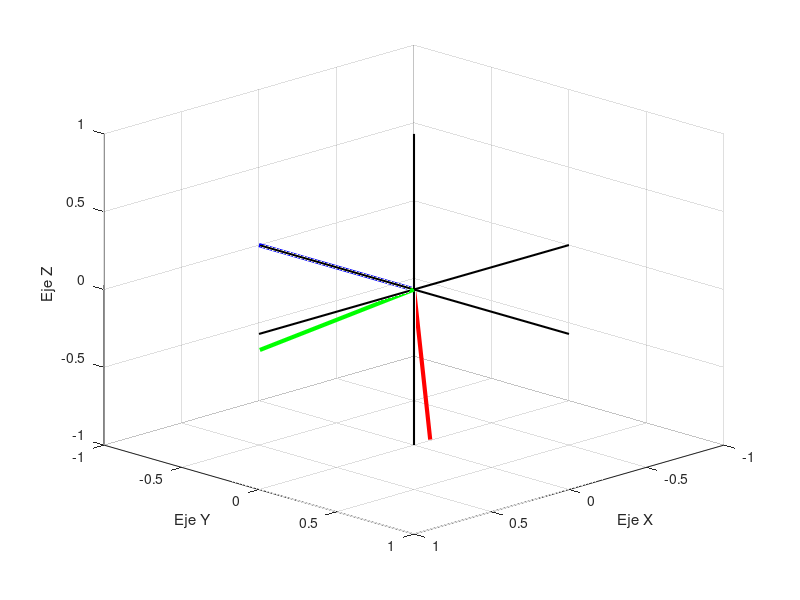

Recreate this plot in MATLAB.
clc %limpiar ventana de comandos
clear all %limpiar todas las variables
close % cierra cualquier figura abierta
view (135,22);%%%(130,30)
axis ([-1 1 -1 1 -1 1]);% Se determina las dimenciones (escala) de los límites de los ejes.
xlabel('Eje X')
ylabel('Eje Y')
zlabel('Eje Z')
grid on
% Trazar una línea desde el punto "a" hasta el punto "b"
    %a=[x1,y1,z1]-->inicio
    %b=[x2,y2,z2]-->fin
x=[1,0,0]';
y=[0,1,0]';
z=[0,0,1]';
line([-x(1) x(1)],[-x(2) x(2)],[-x(3) x(3)],'color','y','linewidth',1.5);%línea del eje X
line([-y(1) y(1)],[-y(2) y(2)],[-y(3) y(3)],'color','c','linewidth',1.5);
line([-z(1) z(1)],[-z(2) z(2)],[-z(3) z(3)],'color','#7E2F8E','linewidth',1.5);
%line([0 0],[-15 15],[0 0],'color','k','linewidth',1.5);%línea del eje Y
%line([0 0],[0 0],[-15 15],'color','k','linewidth',1.5);%línea del eje Z
%pause (0.5) % pausa el programa 1/2 segundo
pause % pausa el programa de manera indefinida hasta presionar una tecla

%%%%%%%%%%%%%%%%%%%%%%%%%%%%%%%%%%%%%%%%%%%%%%%%%%%%%%%%%%%%%%%%%%
%%% giro en z=23.5
j=24;
h=0.5;
%%%Rotación con respecto al eje Z %%%Rot_Z_teta=[cos(Teta) -sin(Teta) 0;sin(Teta) cos(Teta) 0;0 0 1];
for i=0:h:j%%%% Ángulo TETA
    xU=cosd(i); 
    yU=sind(i);
    zU=0;
    xV=-sind(i);
    yV=cosd(i);
    zV=0;
    xW=0;
    yW=0;
    zW=1;
    RotZ=[xU xV xW;yU yV yW;zU zV zW];
    %RotZ=[xU xV xW...
    %      yU yV yW...
    %      zU zV zW...]
    %Rot_Z_teta=[cosd(i) -sind(i) 0;sind(i) cosd(i) 0;0 0 1];
    view (135,22);
    axis ([-1 1 -1 1 -1 1]);
    xlabel('Eje X')
    ylabel('Eje Y')
    zlabel('Eje Z')
    grid on
    %%%%%%%%%%%%%%%%%%%%%%%%%%Líneas de ejes coordenados fijos.
    % Trazar una línea desde el punto "a" hasta el punto "b"
    %a=[x1,y1,z1]-->inicio
    %b=[x2,y2,z2]-->fin
    line([-1 1],[0 0],[0 0],'color','k','linewidth',1.5);%línea del eje X
    line([0 0],[-1 1],[0 0],'color','k','linewidth',1.5);%línea del eje Y
    line([0 0],[0 0],[-1 1],'color','k','linewidth',1.5);%línea del eje Z
    %%%%%%%%%%%%%%%%%%%%%%%%%Líneas del sistema de referencia móvil.
    line([0 xU],[0 yU],[0 zU],'color','r','linewidth',3);%Línea del eje móvil U
    %line([0 RotZ(1,1)],[0 RotZ(2,1)],[0 RotZ(3,1)],'color','r','linewidth',3);
    line([0 xV],[0 yV],[0 zV],'color','g','linewidth',3);%Línea del eje móvil V
    line([0 xW],[0 yW],[0 zW],'color','b','linewidth',3);%Línea del eje móvil W
    %%%%%%%%%%%%%%%%%%%%%%%%%%
    pause(0.001)
    if i>j%%% Ángulo TETA %%%%if i<90
        %line([0 xU],[0 yU],[0 zU],'color','w','linewidth',3);
        %line([0 xV],[0 yV],[0 zV],'color','w','linewidth',3);
        %line([0 xW],[0 yW],[0 zW],'color','w','linewidth',3);
        clf%%clf
    end
end
pause(0.5);%%%(0.5)



%%%giro en x=60
L=90;
k=5;
for i=0:k:L%%%Ángulo Alfa
    xU=1;
    yU=0;
    zU=0;
    xV=0;
    yV=cosd(i);
    zV=sind(i);
    xW=0;
    yW=-sind(i);
    zW=cosd(i);
    RotX=[xU xV xW;yU yV yW;zU zV zW];
    RR=RotX*RotZ;
    view (135,22);
    axis ([-1 1 -1 1 -1 1]);
    xlabel('Eje X')
    ylabel('Eje Y')
    zlabel('Eje Z')
    grid on
    %%%%%%%%%%%%%%%%%%%%%%%%%%Líneas de ejes coordenados fijos.
    line([-1 1],[0 0],[0 0],'color','k','linewidth',1.5);
    line([0 0],[-1 1],[0 0],'color','k','linewidth',1.5);
    line([0 0],[0 0],[-1 1],'color','k','linewidth',1.5);
    %%%%%%%%%%%%%%%%%%%%%%%%%Líneas del sistema de referencia móvil.
    line([0 RR(1,1)],[0 RR(2,1)],[0 RR(3,1)],'color','r','linewidth',3);
    line([0 RR(1,2)],[0 RR(2,2)],[0 RR(3,2)],'color','g','linewidth',3);
    line([0 RR(1,3)],[0 RR(2,3)],[0 RR(3,3)],'color','b','linewidth',3);
    %%%%%%%%%%%%%%%%%%%%%%%%%%
    pause (0.001);
    if i<L%%%Águlo Alfa if i<90%%%Águlo Alfa
        %line([0 RR(1,1)],[0 RR(2,1)],[0 RR(3,1)],'color','w','linewidth',3);
        %line([0 RR(1,2)],[0 RR(2,2)],[0 RR(3,2)],'color','g','linewidth',3);
        %line([0 RR(1,3)],[0 RR(2,3)],[0 RR(3,3)],'color','b','linewidth',3);
        clf
    end
end    
pause (0.5);


%%%%%%%%%
%%% Para Giros negativos for i=0:(-1):(-90)
%%%%%    if i>(-90)



%%%giro en y=77.8
%%%Rotación con respecto al eje Y %%%Rot_Y_fi=[cos(Fi) 0 sin(Fi);0 1 0;-sin(Fi) 0 cos(Fi)]
M=77.8;
n=1;
for i=0:n:M%%%Ángulo Fi
    xU=cosd(i);
    yU=0;
    zU=-sind(i);
    xV=0;
    yV=1;
    zV=0;
    xW=sind(i);
    yW=0;
    zW=cosd(i);
    RotY=[xU xV xW;yU yV yW;zU zV zW];
    RRR=RotY*RotX*RotZ;%%% RotY*RR
    view (135,22);
    axis ([-1 1 -1 1 -1 1]);
    xlabel('Eje X')
    ylabel('Eje Y')
    zlabel('Eje Z')
    grid on
    %%%%%%%%%%%%%%%%%%%%%%%%%%Líneas de ejes coordenados fijos.
    line([-1 1],[0 0],[0 0],'color','k','linewidth',1.5);
    line([0 0],[-1 1],[0 0],'color','k','linewidth',1.5);
    line([0 0],[0 0],[-1 1],'color','k','linewidth',1.5);
    %%%%%%%%%%%%%%%%%%%%%%%%%Líneas del sistema de referencia móvil.
    line([0 RRR(1,1)],[0 RRR(2,1)],[0 RRR(3,1)],'color','r','linewidth',3);
    line([0 RRR(1,2)],[0 RRR(2,2)],[0 RRR(3,2)],'color','g','linewidth',3);
    line([0 RRR(1,3)],[0 RRR(2,3)],[0 RRR(3,3)],'color','b','linewidth',3);
    %%%%%%%%%%%%%%%%%%%%%%%%%%
    pause (0.001);
    if i<M%%%%%%Angulo Fiif i<90%%%%%%Angulo Fi
        %line([0 RRR(1,1)],[0 RRR(2,1)],[0 RRR(3,1)],'color','w','linewidth',3);
        %line([0 RRR(1,2)],[0 RRR(2,2)],[0 RRR(3,2)],'color','g','linewidth',3);
        %line([0 RRR(1,3)],[0 RRR(2,3)],[0 RRR(3,3)],'color','b','linewidth',3);
        clf
    end
end  
pause(0.5)

%%%%%%%%%%%%%%%%%%%%%%%%%%%%%%%%%%%%%%%%%%%%%%%%%%%%%%%%%%%%

%%%Rotación con respecto al eje X %%%Rot_X_alfa=[1 0 0;0 cos(Alfa) -sin(Alfa);0 sin(Alfa) cos(Alfa)];
L=90;
k=5;
for i=0:k:L%%%Ángulo Alfa
    xU=1;
    yU=0;
    zU=0;
    xV=0;
    yV=cosd(i);
    zV=sind(i);
    xW=0;
    yW=-sind(i);
    zW=cosd(i);
    RotX=[xU xV xW;yU yV yW;zU zV zW];
    RR=RotX*RotZ;
    view (135,22);
    axis ([-1 1 -1 1 -1 1]);
    xlabel('Eje X')
    ylabel('Eje Y')
    zlabel('Eje Z')
    grid on
    %%%%%%%%%%%%%%%%%%%%%%%%%%Líneas de ejes coordenados fijos.
    line([-1 1],[0 0],[0 0],'color','k','linewidth',1.5);
    line([0 0],[-1 1],[0 0],'color','k','linewidth',1.5);
    line([0 0],[0 0],[-1 1],'color','k','linewidth',1.5);
    %%%%%%%%%%%%%%%%%%%%%%%%%Líneas del sistema de referencia móvil.
    line([0 RR(1,1)],[0 RR(2,1)],[0 RR(3,1)],'color','r','linewidth',3);
    line([0 RR(1,2)],[0 RR(2,2)],[0 RR(3,2)],'color','g','linewidth',3);
    line([0 RR(1,3)],[0 RR(2,3)],[0 RR(3,3)],'color','b','linewidth',3);
    %%%%%%%%%%%%%%%%%%%%%%%%%%
    pause (0.001);
    if i<L%%%Águlo Alfa if i<90%%%Águlo Alfa
        %line([0 RR(1,1)],[0 RR(2,1)],[0 RR(3,1)],'color','w','linewidth',3);
        %line([0 RR(1,2)],[0 RR(2,2)],[0 RR(3,2)],'color','g','linewidth',3);
        %line([0 RR(1,3)],[0 RR(2,3)],[0 RR(3,3)],'color','b','linewidth',3);
        clf
    end
end    
pause (0.5);
%%%giro en x
L1=180;
k1=5;
for i=0:k1:L1%%%Ángulo Alfa
    xU=1;
    yU=0;
    zU=0;
    xV=0;
    yV=cosd(i);
    zV=sind(i);
    xW=0;
    yW=-sind(i);
    zW=cosd(i);
    RotX1=[xU xV xW;yU yV yW;zU zV zW];
    RRRR=RotY*RotX*RotZ*RotX1;
    view (135,22);
    axis ([-1 1 -1 1 -1 1]);
    xlabel('Eje X')
    ylabel('Eje Y')
    zlabel('Eje Z')
    grid on
    %%%%%%%%%%%%%%%%%%%%%%%%%%Líneas de ejes coordenados fijos.
    line([-1 1],[0 0],[0 0],'color','k','linewidth',1.5);
    line([0 0],[-1 1],[0 0],'color','k','linewidth',1.5);
    line([0 0],[0 0],[-1 1],'color','k','linewidth',1.5);
    %%%%%%%%%%%%%%%%%%%%%%%%%Líneas del sistema de referencia móvil.
    line([0 RRRR(1,1)],[0 RRRR(2,1)],[0 RRRR(3,1)],'color','r','linewidth',3);
    line([0 RRRR(1,2)],[0 RRRR(2,2)],[0 RRRR(3,2)],'color','g','linewidth',3);
    line([0 RRRR(1,3)],[0 RRRR(2,3)],[0 RRRR(3,3)],'color','b','linewidth',3);
    %%%%%%%%%%%%%%%%%%%%%%%%%%
    pause (0.001);
    if i<L1%%%Águlo Alfa if i<90%%%Águlo Alfa
        %line([0 RR(1,1)],[0 RR(2,1)],[0 RR(3,1)],'color','w','linewidth',3);
        %line([0 RR(1,2)],[0 RR(2,2)],[0 RR(3,2)],'color','g','linewidth',3);
        %line([0 RR(1,3)],[0 RR(2,3)],[0 RR(3,3)],'color','b','linewidth',3);
        clf
    end
end    
pause (0.5);
%%%%%%%%%
%%% Para Giros negativos for i=0:(-1):(-90)
%%%%%    if i>(-90)

%%%Rotación con respecto al eje Y %%%Rot_Y_fi=[cos(Fi) 0 sin(Fi);0 1 0;-sin(Fi) 0 cos(Fi)]
for i=0:1:120%%%Ángulo Fi
    xU=cosd(i);
    yU=0;
    zU=-sind(i);
    xV=0;
    yV=1;
    zV=0;
    xW=sind(i);
    yW=0;
    zW=cosd(i);
    RotY=[xU xV xW;yU yV yW;zU zV zW];
    RRR=RotY*RotX*RotZ;%%% RotY*RR
    view (135,22);
    axis ([-1 1 -1 1 -1 1]);
    xlabel('Eje X')
    ylabel('Eje Y')
    zlabel('Eje Z')
    grid on
    %%%%%%%%%%%%%%%%%%%%%%%%%%Líneas de ejes coordenados fijos.
    line([-1 1],[0 0],[0 0],'color','k','linewidth',1.5);
    line([0 0],[-1 1],[0 0],'color','k','linewidth',1.5);
    line([0 0],[0 0],[-1 1],'color','k','linewidth',1.5);
    %%%%%%%%%%%%%%%%%%%%%%%%%Líneas del sistema de referencia móvil.
    line([0 RRR(1,1)],[0 RRR(2,1)],[0 RRR(3,1)],'color','r','linewidth',3);
    line([0 RRR(1,2)],[0 RRR(2,2)],[0 RRR(3,2)],'color','g','linewidth',3);
    line([0 RRR(1,3)],[0 RRR(2,3)],[0 RRR(3,3)],'color','b','linewidth',3);
    %%%%%%%%%%%%%%%%%%%%%%%%%%
    pause (0.001);
    if i<120%%%%%%Angulo Fiif i<90%%%%%%Angulo Fi
        %line([0 RRR(1,1)],[0 RRR(2,1)],[0 RRR(3,1)],'color','w','linewidth',3);
        %line([0 RRR(1,2)],[0 RRR(2,2)],[0 RRR(3,2)],'color','g','linewidth',3);
        %line([0 RRR(1,3)],[0 RRR(2,3)],[0 RRR(3,3)],'color','b','linewidth',3);
        clf
    end
end  
pause(0.5)
